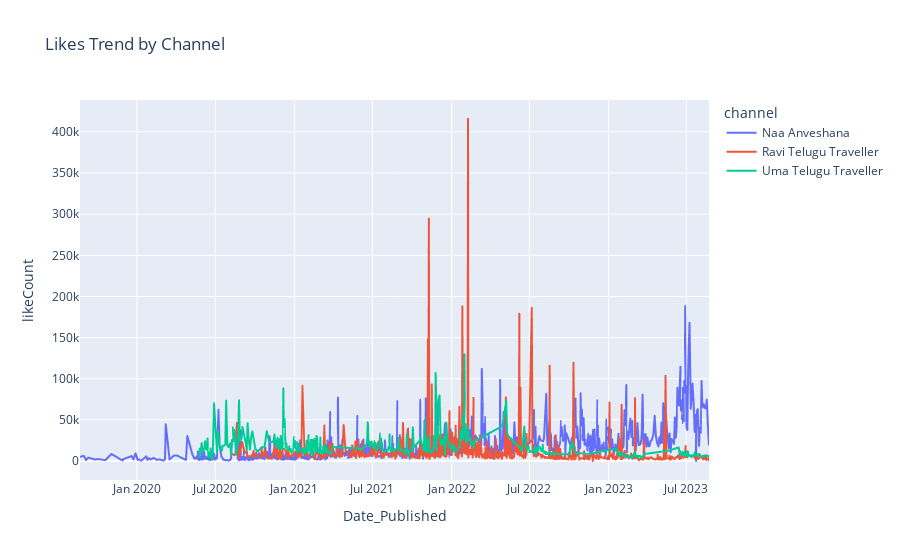

Notebook code for this chart:
### Code cell
### Likes Trend By Time

# Create a line plot with different lines for each channel
fig = px.line(df, x='Date_Published', y='likeCount', color='channel', title='Likes Trend by Channel')

# Show the plot
fig.show()

### Figure 1 — Plotly figure (JSON) as saved in the notebook; plotly's stock layout.template omitted (floating-point values rounded to 4 significant figures; data arrays with more than 128 entries replaced by an {"elided": "..."} marker saying what was removed)
{"data": [{"hovertemplate": "channel=Naa Anveshana<br>Date_Published=%{x}<br>likeCount=%{y}<extra></extra>", "legendgroup": "Naa Anveshana", "line": {"color": "#636efa", "dash": "solid"}, "marker": {"symbol": "circle"}, "mode": "lines", "name": "Naa Anveshana", "showlegend": true, "type": "scattergl", "x": {"elided": "1022 str values"}, "xaxis": "x", "y": {"elided": "1022 int values"}, "yaxis": "y"}, {"hovertemplate": "channel=Ravi Telugu Traveller<br>Date_Published=%{x}<br>likeCount=%{y}<extra></extra>", "legendgroup": "Ravi Telugu Traveller", "line": {"color": "#EF553B", "dash": "solid"}, "marker": {"symbol": "circle"}, "mode": "lines", "name": "Ravi Telugu Traveller", "showlegend": true, "type": "scattergl", "x": {"elided": "719 str values"}, "xaxis": "x", "y": {"elided": "719 int values"}, "yaxis": "y"}, {"hovertemplate": "channel=Uma Telugu Traveller<br>Date_Published=%{x}<br>likeCount=%{y}<extra></extra>", "legendgroup": "Uma Telugu Traveller", "line": {"color": "#00cc96", "dash": "solid"}, "marker": {"symbol": "circle"}, "mode": "lines", "name": "Uma Telugu Traveller", "showlegend": true, "type": "scattergl", "x": {"elided": "510 str values"}, "xaxis": "x", "y": {"elided": "510 int values"}, "yaxis": "y"}], "layout": {"legend": {"title": {"text": "channel"}, "tracegroupgap": 0}, "title": {"text": "Likes Trend by Channel"}, "xaxis": {"anchor": "y", "domain": [0, 1], "title": {"text": "Date_Published"}}, "yaxis": {"anchor": "x", "domain": [0, 1], "title": {"text": "likeCount"}}}}
